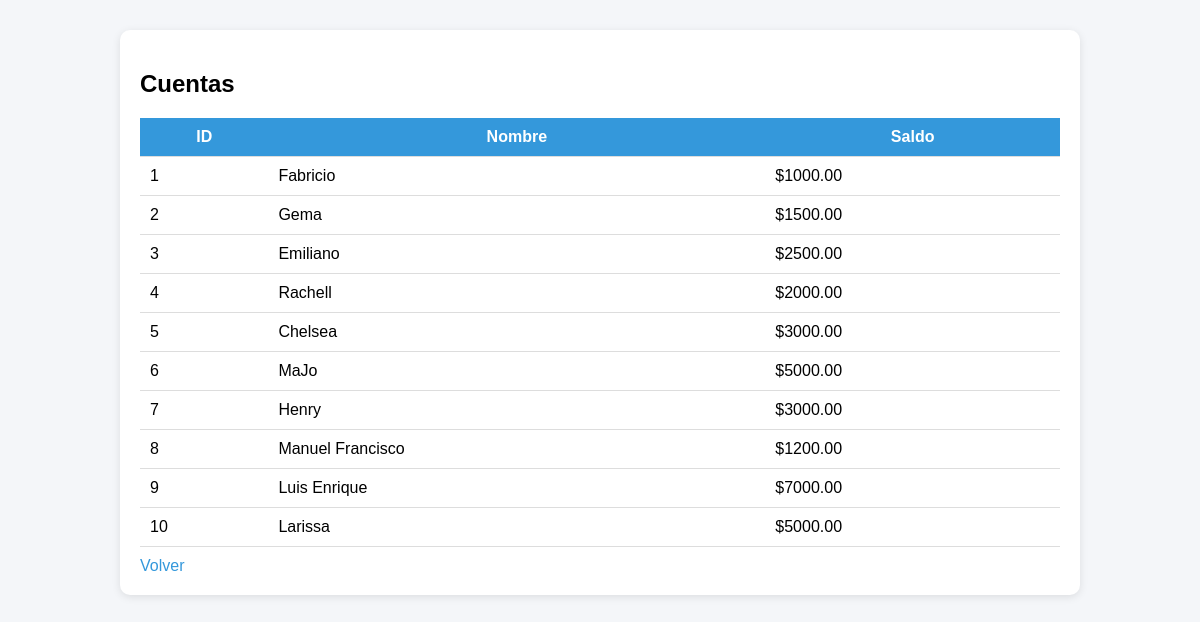
/datos_cuentas.php, run on the app's committed database.
### tables this page shows
CREATE TABLE cuentas (
    id INT AUTO_INCREMENT PRIMARY KEY,
    nombre VARCHAR(50),
    saldo DECIMAL(10,2)
);

### public/datos_cuentas.php (the view, shortened to what this page needs)
<?php
$conexion = conexionBD::conectar();
if ($_SESSION['rol'] == 'cliente')
{
    $id = $_SESSION['cuenta_id'];
    $resultado = $conexion->query(
        "SELECT * FROM cuentas WHERE id = $id"
    );
}
else
{
    $resultado = $conexion->query(
        "SELECT * FROM cuentas"
    );
}
?>
<!DOCTYPE html>
<html>
<head>
    <link rel="stylesheet" href="../css/style.css">
</head>
<body>
<div class="container">
    <div class="card">
        <h2>Cuentas</h2>
        <table class="table">
            <tr>
                <th>ID</th>
                <th>Nombre</th>
                <th>Saldo</th>
            </tr>
            <?php while($row = $resultado->fetch_assoc()): ?>
            <tr>
                <td><?= $row['id'] ?></td>
                <td><?= $row['nombre'] ?></td>
                <td>$<?= $row['saldo'] ?></td>
            </tr>
            <?php endwhile; ?>
        </table>
        <a href="index.php">Volver</a>
    </div>
</div>
</body>
</html>

### css/style.css (style rules this page uses)
body { font-family: Arial, sans-serif; background-color: #f4f6f9; margin: 0; }
.container { width: 80%; margin: 30px auto; }
.card { background: white; padding: 20px; border-radius: 10px; box-shadow: 0px 2px 8px rgba(0,0,0,0.1); margin-bottom: 20px; }
a { text-decoration: none; color: #3498db; display: inline-block; margin-top: 10px; }
.table { width: 100%; border-collapse: collapse; }
.table th, .table td { padding: 10px; border-bottom: 1px solid #ddd; }
.table th { background-color: #3498db; color: white; }

### data on the page
cuentas: id "1", nombre "Fabricio", saldo "1000.00"
cuentas: id "2", nombre "Gema", saldo "1500.00"
cuentas: id "3", nombre "Emiliano", saldo "2500.00"
cuentas: id "4", nombre "Rachell", saldo "2000.00"
cuentas: id "5", nombre "Chelsea", saldo "3000.00"
cuentas: id "6", nombre "MaJo", saldo "5000.00"
cuentas: id "7", nombre "Henry", saldo "3000.00"
cuentas: id "8", nombre "Manuel Francisco", saldo "1200.00"
cuentas: id "9", nombre "Luis Enrique", saldo "7000.00"
cuentas: id "10", nombre "Larissa", saldo "5000.00"
